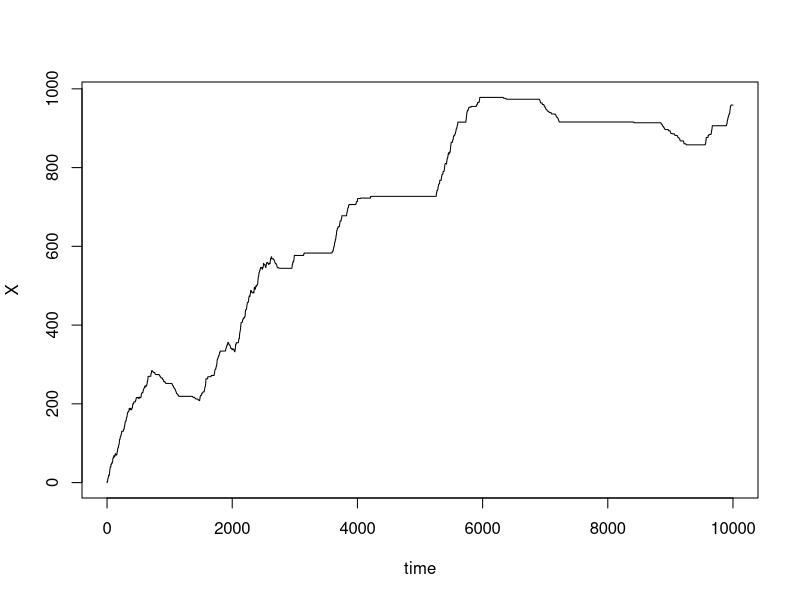

The R script that drew this image:
######################################################
# This code is used to generate plots of our functional limits for the GI/Gi/1 queue model, using the formulation in terms
# of inverse subordinators. We assume that alpha_1 = alpha_2 = alpha for our two fractional Poisson Processes in this case, with arrival "rates" 
# lambda and departures "rates" mu

set.seed(1) # Used for debugging purposes

t_step = 0.01 #time partition size
x_step = 0.1 # space partition size
n_steps = 10^5 #number of steps in the algorithm

#####################################

#Initialising vectors for the Subordinators and inverse-subordinators of the arrival and departure processes
#To be filled later in the code

Sub_Arrival <- rep(0, n_steps) 
Sub_Departure <- rep(0, n_steps)
Inv_Arrival <- rep(0, n_steps)
Inv_Departure <- rep(0, n_steps)

# Initialising vectors for spatial and time coordinates

T <- seq(from = 0, to = n_steps * t_step, by = t_step) 
X <- seq(from = 0, to = n_steps * x_step, by = x_step) 


alpha = 0.7 #shape parameter
lambda = 4
mu = 1

#######################################
# algorithm to generate subordinators XA and XD.
########################################

k = 0 # dummy variable for the loop
xa = 0 # initial values for the subordinators at time 0
xd = 0

# While loop to fill in values of the subordinators. Done by following the CMS formula


while (k < n_steps){
  k = k + 1
  uA <- runif(1)
  vA <- runif(1)
  uD <- runif(1)
  vD <- runif(1)
  phiA = pi * (vA - 1/2)
  phiD = pi * (vD - 1/2)
  L =  t_step^(1/alpha) * (1 + (tan((pi * alpha)/2))^2)^(1/(2 * alpha))
  xStepA = L * (sin(alpha * pi * vA)/(cos(phiA))^(1/alpha)) * (cos(phiA - alpha * pi * vA)/(-log(uA)))^((1-alpha)/alpha)
  xa = xa + xStepA
  xStepD = L * (sin(alpha * pi * vD)/(cos(phiD))^(1/alpha)) * (cos(phiD - alpha * pi * vD)/(-log(uD)))^((1-alpha)/alpha)
  xd = xd + xStepD
  Sub_Arrival[k] = xa
  Sub_Departure[k] = xd
}

################################################################
# two algorithms to generate the inverse subordinators YA and YD from XA, XD respectively. These are generated directly using the definition of inverse functions
#############################################################

###
# Initialising a while loop to fill in the values of Inv_Arrivals, by inverting space-time and using Sub_Arrivals.
# For each spatial coordinate j in X we calculate the minimum point in T for which Sub_Arrivals > j and 
# set that value as Inv_Arrivals[j]

j = 1
k = 1
lim_Arrival = n_steps
while (j < n_steps + 1){
  if (k >= n_steps){
    lim_Arrival = j
    break
  }
  else if (Sub_Arrival[k] < X[j]){
    k = k + 1
  }
  else {
    Inv_Arrival[j] = T[k]
    j = j + 1
  }
}

# Same procedure as before but using Sub_Departures to get Inv_Departures

j = 1
k = 1
lim_Departure = n_steps
while (j < n_steps + 1){
  if (k >= n_steps){
    lim_Departure = j
    break
  }
  else if (Sub_Departure[k] < X[j]){
    k = k + 1
  }
  else {
    Inv_Departure[j] = T[k]
    j = j + 1
  }
}

lim_final = min(lim_Arrival, lim_Departure) - 1 # Cut-off point for the final loop


#######################################################################
# Final section that fills in values of the functional limit against time using the values of lambda, mu and the inverse subordinators Inv_Arrival, Inv_Departure
#######################################################################

Q <- rep(0, lim_final) # vector initialisation for the functional limit given in the final line of (3.20)

k = 1 # dummy variable for while loop
R = 0 # Value of the functional limit before reflection
inf_R = 0 # Variable tracking the infimum of R so we can reflect it across the axis
R_diff = 0 # The reflection of R across the axis, giving the actual value for the functional limit

####
# This while loop fills the vector Q. Throughout each pass of the loop, the value of the infimum of R
# up to that point is stored, so that the functional limit can be calculated using R - R_Diff

while (k < lim_final + 1){
  R = (lambda^(alpha)) * Inv_Arrival[k] - (mu^(alpha)) * Inv_Departure[k]
  if(R < inf_R){
    inf_R = R
  }
  R_diff = R - inf_R
  Q[k] = R_diff
  k = k + 1
}

# Finally, we plot the values of the functional limit against time. Note that due to the inversion of the subordinator
# before, we have to use the spatial coordinates from before as the time coordinates here 

plot(X[0:lim_final], unlist(Q), type="l", xlab = "time", ylab = "X") 

